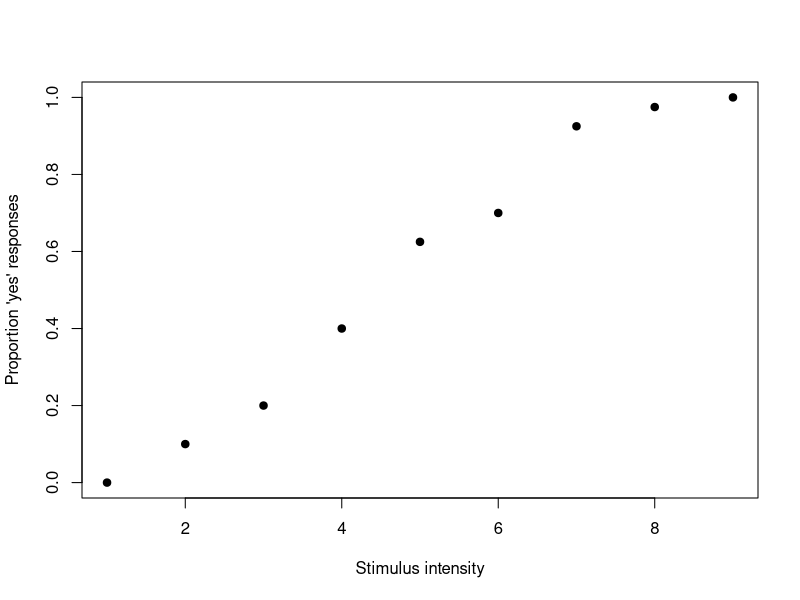
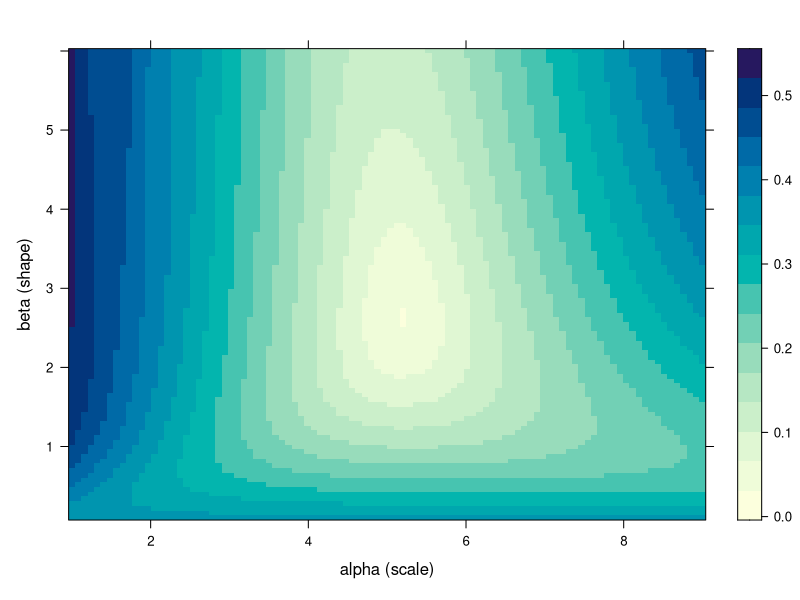
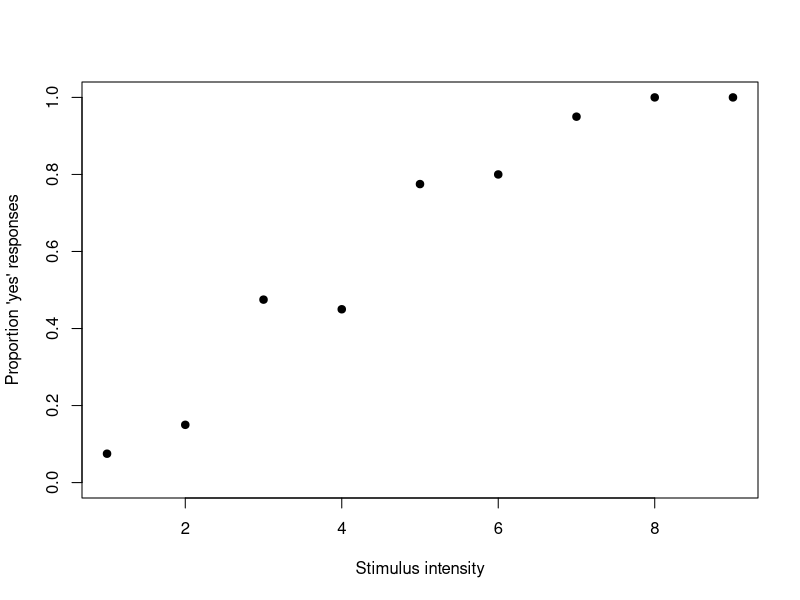
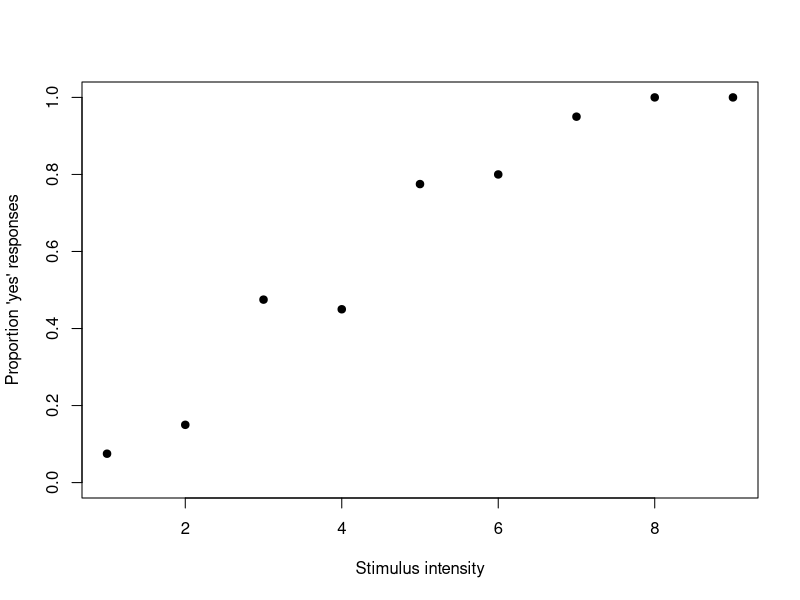

The R source for these figures, in order:
## ---- chunk 1
intensity <- 1:9
n_trials <- rep(40, 9)
n_yes <- c(0, 4, 8, 16, 25, 28, 37, 39, 40)
prop_yes <- n_yes / n_trials

data <- data.frame(intensity, n_yes, n_trials, prop_yes)
data
## ---- chunk 2
psychometric_model <- function(alpha, beta, x) {
  y <- rep(0, length(x))
  valid <- x >= 0
  y[valid] <- 1 - exp(-(x[valid] / alpha)^beta)
  y
}

plot(data$intensity, data$prop_yes, pch = 19,
     xlab = "Stimulus intensity", ylab = "Proportion 'yes' responses",
     ylim = c(0, 1))
## ---- chunk 3
rmsd <- function(params, data) {
  alpha <- params[1]
  beta <- params[2]
  predicted <- psychometric_model(alpha, beta, data$intensity)
  sqrt(mean((data$prop_yes - predicted)^2))
}
## ---- chunk 4
# Try it here: rmsd(c(alpha_guess, beta_guess), data)

## ---- chunk 5
alpha_vals <- seq(1, 9, length.out = 100)
beta_vals <- seq(0.1, 6, length.out = 100)
grid <- expand.grid(alpha = alpha_vals, beta = beta_vals)
grid$rmsd <- apply(grid, 1, function(row) rmsd(row, data))

best <- grid[which.min(grid$rmsd), ]
best
## ---- chunk 6
library(lattice)
levelplot(rmsd ~ alpha * beta, data = grid, xlab = "alpha (scale)", ylab = "beta (shape)")
## ---- chunk 7
fit_rmsd <- optim(par = c(alpha = 4, beta = 1), fn = rmsd, data = data)
fit_rmsd$par
## ---- chunk 8
# Try alternative starting values here

## ---- chunk 9
nll <- function(params, data) {
  alpha <- params[1]; beta <- params[2]
  predicted <- psychometric_model(alpha, beta, data$intensity)
  predicted <- pmin(pmax(predicted, 1e-6), 1 - 1e-6)
  -sum(dbinom(data$n_yes, data$n_trials, predicted, log = TRUE))
}

fit_mle <- optim(par = c(alpha = 4, beta = 1), fn = nll, data = data)
fit_mle$par
## ---- chunk 10
set.seed(99)
intensity_sim <- 1:9
true_alpha <- 4
true_beta <- 2
p_true <- psychometric_model(true_alpha, true_beta, intensity_sim)

n_trials_sim <- rep(40, 9)
n_yes_sim <- rbinom(length(intensity_sim), n_trials_sim, p_true)
prop_yes_sim <- n_yes_sim / n_trials_sim

data_sim <- data.frame(intensity = intensity_sim, n_yes = n_yes_sim,
                        n_trials = n_trials_sim, prop_yes = prop_yes_sim)
data_sim
## ---- chunk 11
plot(data_sim$intensity, data_sim$prop_yes, pch = 19,
     xlab = "Stimulus intensity", ylab = "Proportion 'yes' responses", ylim = c(0, 1))
## ---- chunk 12
# Your fit here

## ---- chunk 13
plot(data_sim$intensity, data_sim$prop_yes, pch = 19,
     xlab = "Stimulus intensity", ylab = "Proportion 'yes' responses", ylim = c(0, 1))

x_seq <- seq(0, 9, length.out = 200)
# lines(x_seq, psychometric_model(___, ___, x_seq), col = "blue")
## ---- chunk 14
# Your function here

## ---- chunk 15
# Your function here

## ---- chunk 16
# Your fit here

## ---- chunk 17
# Your plot here
